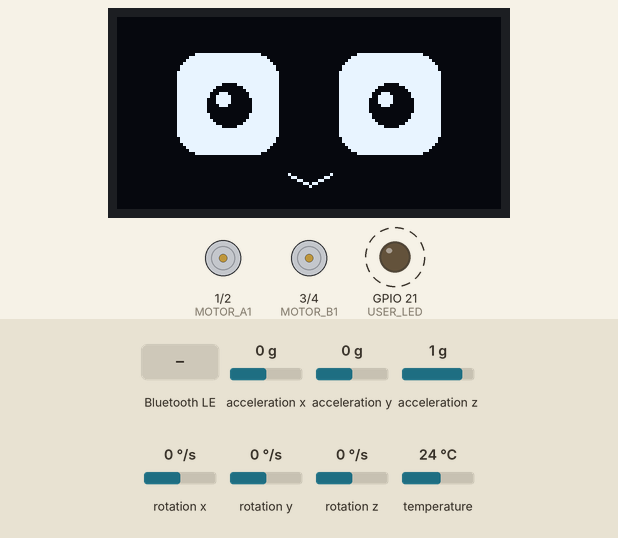
This sketch was run on a simulated ESP32. Parts: 128×64 one-colour display, motor-driver pin pairs drawn as motors (green arrow = first pin HIGH = forward, orange = second pin HIGH = backward, longer = more drive), output pins drawn as LEDs (lit = HIGH). Dashed ring = blinking. The inputs (shaded band) are chosen by the test bench; at power-on: acceleration x 0 g, acceleration z 1 g, acceleration y 0 g, rotation x 0 °/s, rotation y 0 °/s, rotation z 0 °/s, temperature 24 °C. Random numbers use the default seed unless the sketch sets one; nothing arrives over Bluetooth unless stated; a phone connects over Bluetooth LE 3 s after start; what the sketch prints to the serial monitor is not drawn.

Above: at 2.0 s.
2.1 s: acceleration x set to -1.4 g
At 4.0 s:
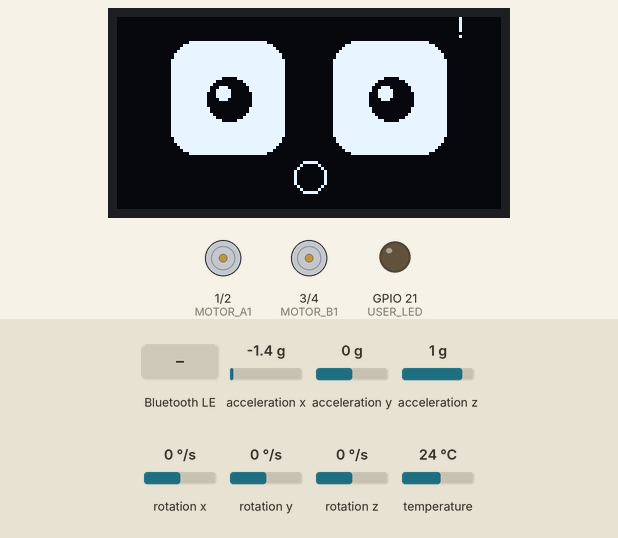
4.7 s: Bluetooth LE write "F,-45" received
At 6.2 s:
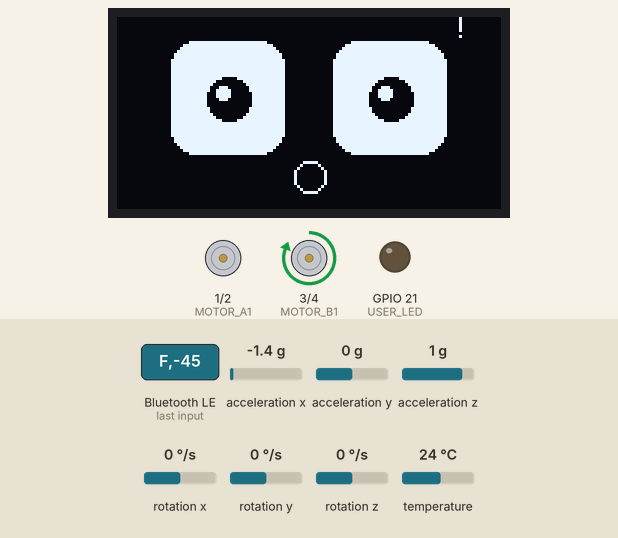
7.7 s: Bluetooth LE write "F,90" received
At 8.08 s:
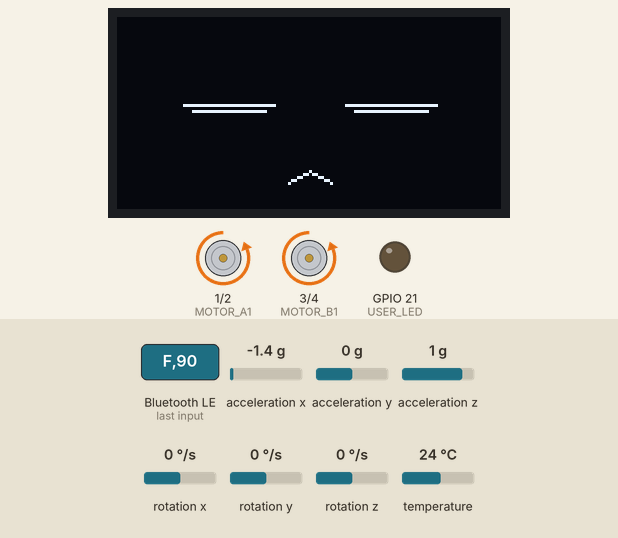
9.6 s: acceleration z set to -0.1 g
At 11.5 s:
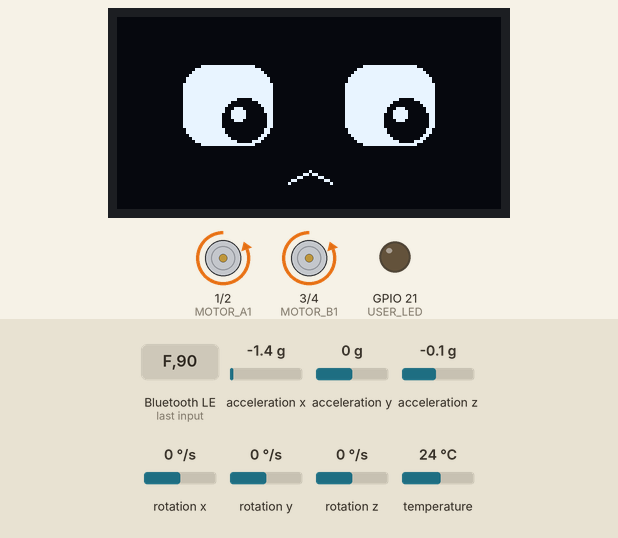
11.8 s: acceleration y set to -1.4 g
At 12.2 s:
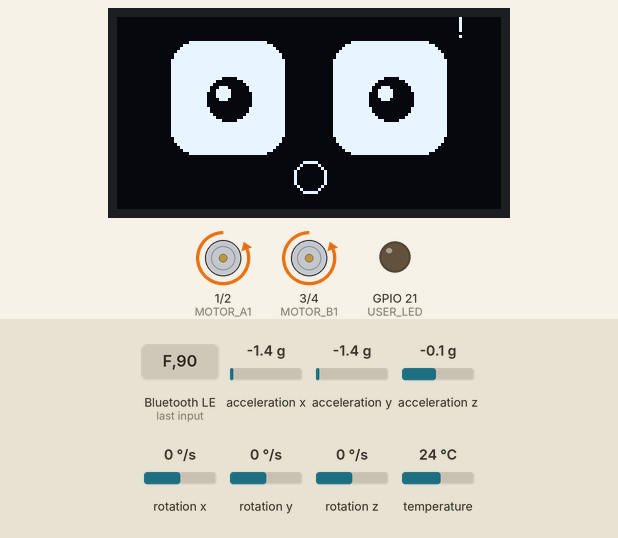
14.3 s: acceleration y set to 0 g
At 15.7 s:
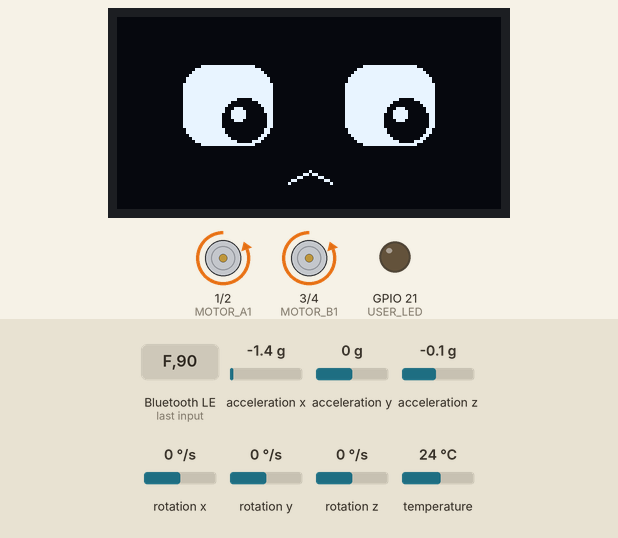
Timing chart, 0 to 17.3 s (numbered marks = the images above; inputs shaded):
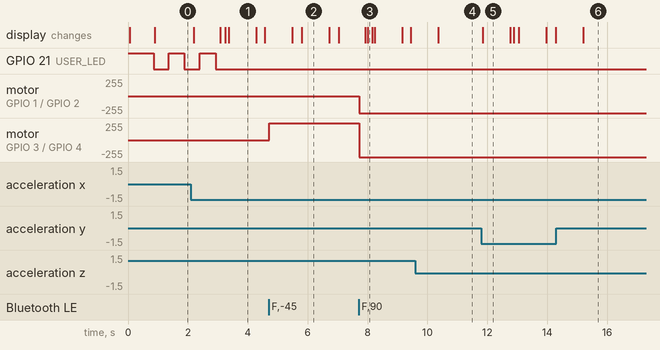

The sketch:

ESP32test.ino
```cpp
#include <Wire.h>
#include <Adafruit_GFX.h>
#include <Adafruit_SSD1306.h>
#include <Adafruit_MPU6050.h>
#include <Adafruit_Sensor.h>
#include <math.h>

#include <BLEDevice.h>
#include <BLEUtils.h>
#include <BLEServer.h>
#include <BLE2902.h>

#define SERVICE_UUID        "4fafc201-1fb5-459e-8fcc-c5c9c331914b"
#define CHARACTERISTIC_UUID "beb5483e-36e1-4688-b7f5-ea07361b26a8"

#define OLED_SDA 5
#define OLED_SCL 6
#define SCREEN_WIDTH 128
#define SCREEN_HEIGHT 64
#define OLED_ADDRESS 0x3C

#define MOTOR_A1 1
#define MOTOR_A2 2
#define MOTOR_B1 3
#define MOTOR_B2 4

Adafruit_SSD1306 display(SCREEN_WIDTH, SCREEN_HEIGHT, &Wire, -1);
Adafruit_MPU6050 mpu;

float pitchDeg = 0, rollDeg = 0, accelMagnitude = 9.81;
bool mpuReady = false, shockDetected = false;
unsigned long shockUntil = 0, lastShockTime = 0, lastFrame = 0, nextBlink = 0, blinkStart = 0;
bool blinking = false;
int pupilX = 0, pupilY = 0;

const float SHOCK_THRESHOLD = 5.0;
const unsigned long SHOCK_DURATION = 900;
const unsigned long SHOCK_COOLDOWN = 1200;

struct CommandPacket {
  char cmd[16];
};

QueueHandle_t commandQueue = nullptr;
bool deviceConnected = false;

#define USER_LED 21

const unsigned long LED_DISCONNECTED_INTERVAL = 500;
const unsigned long LED_CONNECTED_INTERVAL = 300;

unsigned long lastLedToggle = 0;
bool userLedState = false;


void updateUserLed() {
  if (deviceConnected) {
    // 스마트폰 연결 성공: LED 계속 켜기
    digitalWrite(USER_LED, LOW);
    userLedState = true;
    return;
  }

  // 연결되지 않은 상태: 0.5초 간격으로 점멸
  unsigned long now = millis();

  if (now - lastLedToggle >= 500) {
    lastLedToggle = now;
    userLedState = !userLedState;

    digitalWrite(USER_LED, userLedState ? LOW : HIGH);
  }
}


// -------------------- BLE 서버 연결 감지 및 시리얼 출력 --------------------
class MyServerCallbacks: public BLEServerCallbacks {
    void onConnect(BLEServer* pServer) {
      deviceConnected = true;
      Serial.println("\n=================================");
      Serial.println("[BLE] 스마트폰 물리 연결 성공! (Connected)");
      Serial.println("=================================");
    };

    void onDisconnect(BLEServer* pServer) {
      deviceConnected = false;
      Serial.println("\n[BLE] 스마트폰 연결 끊어짐! (Disconnected)");
      Serial.println("[BLE] 재접속을 위해 BLE Advertising 재개합니다...\n");
      delay(300);
      pServer->startAdvertising(); // 끊어지면 즉시 재광고
    }
};

// -------------------- BLE 데이터 수신 시 시리얼 출력 --------------------
class MyCallbacks : public BLECharacteristicCallbacks {
  void onWrite(BLECharacteristic *pCharacteristic) override {
    String value = pCharacteristic->getValue();

    if (value.length() == 0) return;

    value.trim();

    CommandPacket packet = {};
    value.toCharArray(packet.cmd, sizeof(packet.cmd));

    if (commandQueue != nullptr) {
      // ★ 핵심 해결: 큐가 가득 차면 가장 오래된 옛날 패킷을 1개 버리고, 최신 패킷(정지 신호 등)을 100% 확실히 저장!
      if (uxQueueSpacesAvailable(commandQueue) == 0) {
        CommandPacket dummy;
        xQueueReceive(commandQueue, &dummy, 0); // 옛날 명령 버림
      }
      xQueueSend(commandQueue, &packet, 0); // 최신 명령(정지 신호 등) 무조건 저장
    }
  }
};

// -------------------- 모터 제어 보조 함수 --------------------
void setMotorA(int speed) { // speed: -255 ~ +255 (음수는 역회전)
  if (speed > 0) {
    analogWrite(MOTOR_A1, 0);          // 방향 반전
    analogWrite(MOTOR_A2, speed);      // 방향 반전
  } else if (speed < 0) {
    analogWrite(MOTOR_A1, -speed);     // 방향 반전
    analogWrite(MOTOR_A2, 0);          // 방향 반전
  } else {
    analogWrite(MOTOR_A1, 0);
    analogWrite(MOTOR_A2, 0);
  }
}

void setMotorB(int speed) { // speed: -255 ~ +255
  if (speed > 0) {
    analogWrite(MOTOR_B1, speed);
    analogWrite(MOTOR_B2, 0);
  } else if (speed < 0) {
    analogWrite(MOTOR_B1, 0);
    analogWrite(MOTOR_B2, -speed);
  } else {
    analogWrite(MOTOR_B1, 0);
    analogWrite(MOTOR_B2, 0);
  }
}

// -------------------- BLE 커맨드 수신 및 모터 비례 제어 --------------------
// 수신 명령어 예시: "F,-45", "F,90", "S,0"
void controlMotors(String cmd) {
  cmd.trim();
  int commaIdx = cmd.indexOf(',');
  if (commaIdx == -1) return;

  char drive = cmd.charAt(0);
  int steer = cmd.substring(commaIdx + 1).toInt(); // -90 ~ +90

  // 1. 손을 뗀 정지 상태
  if (drive == 'S') {
    setMotorA(0);
    setMotorB(0);
    return;
  }

  int baseSpeed = 255; // 최대 속도 (0~255)
  int absSteer = abs(steer);
  if (absSteer > 90) absSteer = 90;

  int innerSpeed = baseSpeed;

  // 2. 기울기 각도에 따른 안쪽 바퀴 속도 계산
  if (absSteer <= 15) {
    innerSpeed = baseSpeed; // 직진 (100%)
  } else if (absSteer <= 45) {
    // 15도 ~ 45도: 100% -> 0% (완전 정지)
    float ratio = 1.0 - ((float)(absSteer - 15) / 30.0);
    innerSpeed = (int)(baseSpeed * ratio);
  } else {
    // 45도 ~ 90도: 0% -> -100% (역방향 회전)
    float ratio = (float)(absSteer - 45) / 45.0;
    innerSpeed = -(int)(baseSpeed * ratio);
  }

  int speedA = baseSpeed; // 왼쪽 모터
  int speedB = baseSpeed; // 오른쪽 모터

  // 3. 기울임 방향에 따른 좌/우 모터 배치
  if (steer < 0) {
    // 왼쪽 기울임: 왼쪽(A) = 안쪽 바퀴, 오른쪽(B) = 바깥쪽 바퀴(100%)
    speedA = innerSpeed;
    speedB = baseSpeed;
  } else if (steer > 0) {
    // 오른쪽 기울임: 오른쪽(B) = 안쪽 바퀴, 왼쪽(A) = 바깥쪽 바퀴(100%)
    speedA = baseSpeed;
    speedB = innerSpeed;
  }

  // 4. 후진 모드일 경우 전체 모터 방향 반전
  if (drive == 'B') {
    speedA = -speedA;
    speedB = -speedB;
  }

  // 5. 모터 제어 출력
  setMotorA(speedA);
  setMotorB(speedB);
}

void drawEye(int cx, int cy, int eyeW, int eyeH, int px, int py, bool closed) {
  if (closed) {
    display.drawLine(cx - eyeW / 2, cy, cx + eyeW / 2, cy, SSD1306_WHITE);
    display.drawLine(cx - eyeW / 2 + 3, cy + 2, cx + eyeW / 2 - 3, cy + 2, SSD1306_WHITE);
    return;
  }
  display.fillRoundRect(cx - eyeW / 2, cy - eyeH / 2, eyeW, eyeH, 8, SSD1306_WHITE);
  display.fillCircle(cx + px, cy + py, 7, SSD1306_BLACK);
  display.fillCircle(cx + px - 2, cy + py - 2, 2, SSD1306_WHITE);
}

void readMPU6050() {
  if (!mpuReady) return;
  sensors_event_t accel, gyro, temp;
  mpu.getEvent(&accel, &gyro, &temp);

  float ax = accel.acceleration.x, ay = accel.acceleration.y, az = accel.acceleration.z;
  rollDeg = atan2(ay, az) * 180.0 / PI;
  pitchDeg = atan2(-ax, sqrt(ay * ay + az * az)) * 180.0 / PI;
  accelMagnitude = sqrt(ax * ax + ay * ay + az * az);

  unsigned long now = millis();
  if (fabs(accelMagnitude - 9.81) > SHOCK_THRESHOLD && now - lastShockTime > SHOCK_COOLDOWN) {
    shockDetected = true;
    shockUntil = now + SHOCK_DURATION;
    lastShockTime = now;
  }
  if (shockDetected && now >= shockUntil) {
    shockDetected = false;
  }
}

void drawFace() {
  unsigned long now = millis();
  display.clearDisplay();

  if (shockDetected) {
    drawEye(37, 27, 38, 38, 0, 0, false);
    drawEye(91, 27, 38, 38, 0, 0, false);
    display.drawCircle(64, 53, 5, SSD1306_WHITE);
    display.drawChar(112, 0, '!', SSD1306_WHITE, SSD1306_BLACK, 1);
    display.display();
    return;
  }

  bool tilted = fabs(pitchDeg) > 15 || fabs(rollDeg) > 15;

  if (!blinking && now >= nextBlink) {
    blinking = true;
    blinkStart = now;
  }
  if (blinking && now - blinkStart >= 150) {
    blinking = false;
    nextBlink = now + random(2500, 5000);
  }

  pupilX = constrain((int)(rollDeg / 45.0 * 5.0), -5, 5);
  pupilY = constrain((int)(pitchDeg / 45.0 * 5.0), -5, 5);

  if (tilted) {
    drawEye(37, 29, 30, 27, pupilX, pupilY, blinking);
    drawEye(91, 29, 30, 27, pupilX, pupilY, blinking);
    display.drawLine(57, 55, 64, 51, SSD1306_WHITE);
    display.drawLine(64, 51, 71, 55, SSD1306_WHITE);
  } else {
    drawEye(37, 29, 34, 34, pupilX, pupilY, blinking);
    drawEye(91, 29, 34, 34, pupilX, pupilY, blinking);
    if (!blinking) {
      display.drawLine(57, 52, 64, 56, SSD1306_WHITE);
      display.drawLine(64, 56, 71, 52, SSD1306_WHITE);
    }
  }
  display.display();
}

void setup() {
  Serial.begin(115200);
commandQueue = xQueueCreate(10, sizeof(CommandPacket));

if (commandQueue == nullptr) {
  Serial.println("[오류] BLE 명령 큐 생성 실패");
}
  pinMode(MOTOR_A1, OUTPUT); pinMode(MOTOR_A2, OUTPUT);
  pinMode(MOTOR_B1, OUTPUT); pinMode(MOTOR_B2, OUTPUT);


pinMode(USER_LED, OUTPUT);
digitalWrite(USER_LED, HIGH);  // LED 끄기

// 1. BLE 초기화
  BLEDevice::init("Gurumi");

  // 안드로이드 5.1.1 BLE 패킷 튕김 방지를 위해 MTU 크기를 구형 표준(23)으로 고정
  BLEDevice::setMTU(23);

  BLEServer *pServer = BLEDevice::createServer();
  pServer->setCallbacks(new MyServerCallbacks());

  BLEService *pService = pServer->createService(SERVICE_UUID);

  // 안드로이드 5.1.1 호환을 위해 WRITE 속성만 부여 (WRITE_NR 제외)
  BLECharacteristic *pCharacteristic = pService->createCharacteristic(
                                         CHARACTERISTIC_UUID,
                                         BLECharacteristic::PROPERTY_READ |
                                         BLECharacteristic::PROPERTY_WRITE
                                       );

  pCharacteristic->addDescriptor(new BLE2902());
  pCharacteristic->setCallbacks(new MyCallbacks());
  pService->start();

  // 구형 안드로이드 전용 Advertising 파라미터 (연결 타임아웃 방지)
  BLEAdvertising *pAdvertising = BLEDevice::getAdvertising();
  pAdvertising->addServiceUUID(SERVICE_UUID);
  pAdvertising->setScanResponse(false); // ScanResponse를 끌 때 구형 기기 스캔 성공률이 비약적으로 올라갑니다.
  pAdvertising->setMinInterval(0x020);  // 20ms
  pAdvertising->setMaxInterval(0x040);  // 40ms
  pAdvertising->start();

  Serial.println("\n[시스템] 안드로이드 5.1.1 맞춤형 BLE 'Gurumi' 가 준비되었습니다!");

  Wire.begin(OLED_SDA, OLED_SCL);
  if (display.begin(SSD1306_SWITCHCAPVCC, OLED_ADDRESS)) {
    display.clearDisplay();
    display.setTextColor(SSD1306_WHITE);
    display.setTextSize(1);
    display.setCursor(18, 25);
    display.println("GURUMI START");
    display.display();
    delay(800);
  }

  if (mpu.begin(0x68, &Wire)) {
    mpuReady = true;
    mpu.setAccelerometerRange(MPU6050_RANGE_8_G);
    mpu.setGyroRange(MPU6050_RANGE_500_DEG);
    mpu.setFilterBandwidth(MPU6050_BAND_21_HZ);
  }

  randomSeed(micros());
  nextBlink = millis() + 2000;
}

void loop() {
  unsigned long now = millis();

updateUserLed();

CommandPacket packet;

while (commandQueue != nullptr &&
       xQueueReceive(commandQueue, &packet, 0) == pdTRUE) {
  controlMotors(String(packet.cmd));
}

  static unsigned long lastSensorRead = 0;
  if (now - lastSensorRead >= 10) {
    lastSensorRead = now;
    readMPU6050();
  }

  if (now - lastFrame >= 40) {
    lastFrame = now;
    drawFace();
  }
}
```

Measured:
- after the input at 4.7 s, motor on GPIO 3 (MOTOR_B1) / GPIO 4 (MOTOR_B2): stopped → forward 255/255 at once
- after the input at 7.7 s, motor on GPIO 1 (MOTOR_A1) / GPIO 2 (MOTOR_A2): stopped → backward 255/255 at once; motor on GPIO 3 (MOTOR_B1) / GPIO 4 (MOTOR_B2): forward 255/255 → backward 255/255 at once
- what the display in image 1 shows lasts 0.9 s, from 3.4 s to 4.3 s
